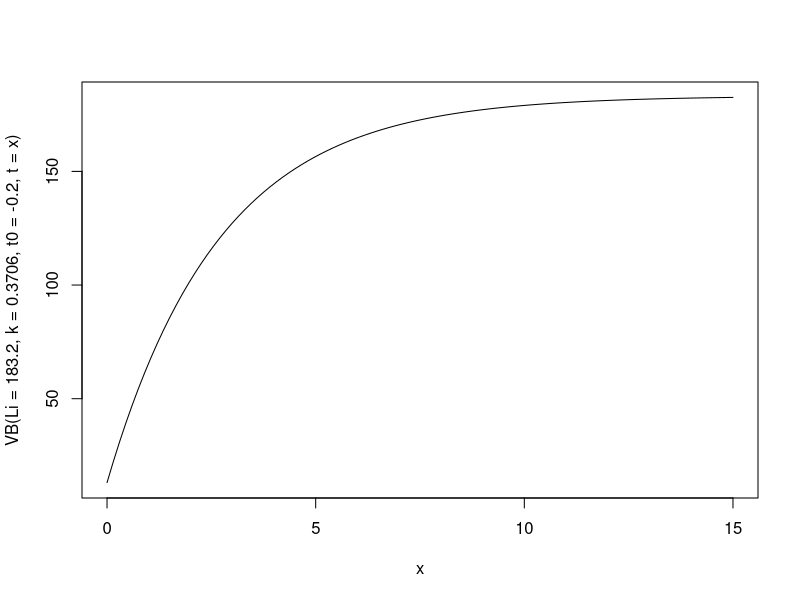

Generate this figure with R:
#ecuacion de von bertalanffy

  
VB<-function(Li,k,t,t0){
  VB<-Li*(1-exp(-k*(t-t0)))
  return(VB)
}
VB(Li=183.2, k=0.3706, t=2, t0=0.2)

curve(expr =VB(
      Li=183.2,
      k=0.3706,
      t0=-0.2,
      t=x),from = 0, to=15)
